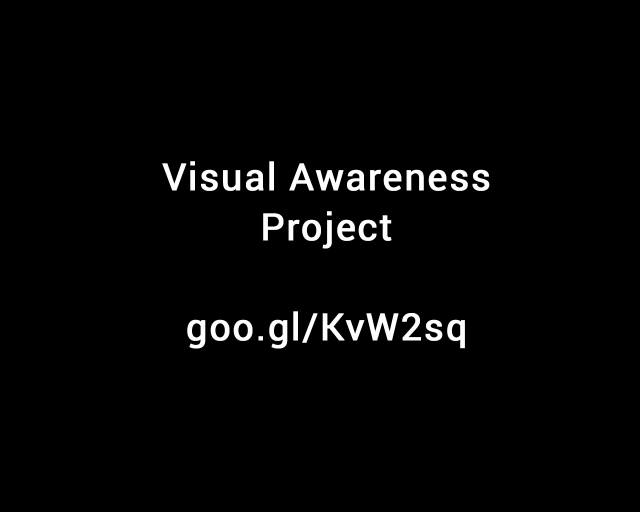
#> input picture pishow/src/cv/splash.jpg, 1280 x 1024 px (shown at 1/2 size)
$ python -i pishow-mog2-06.py   (imports and definitions only)
#> lines starting #> are read from the running program, lines starting #| are printed output that depends on the picture; after the words box and inside, x2 and y2 are one past the last pixel; in counts of white or black regions, pixels touching at a corner belong together
#> further down, picture is the input picture: shape (1024, 1280, 3); min 0, max 255, mean 5.8
#!/usr/bin/env python

# this one's just here to show what the original (subsampled) looks like when
# blurred -- we want to make sure people cannot be identified when this one
# shows

import math
import cv2
import pishow
import numpy

BLUR_SIZE = 11
RESIZE_FACTOR = 0.5
FGBG = cv2.createBackgroundSubtractorMOG2()

def callback(frame):
    small = cv2.resize(frame, (0, 0), fx=RESIZE_FACTOR, fy=RESIZE_FACTOR)
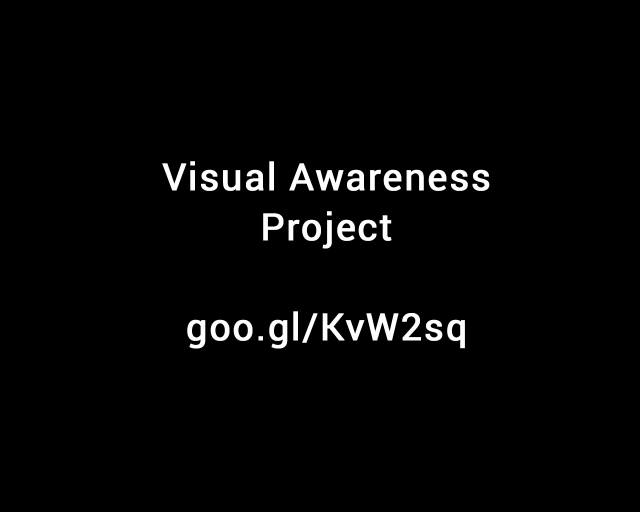
#> small: shape (512, 640, 3); min 0, max 255, mean 5.8
    small_blurred = cv2.GaussianBlur(small, (BLUR_SIZE, BLUR_SIZE), 0)
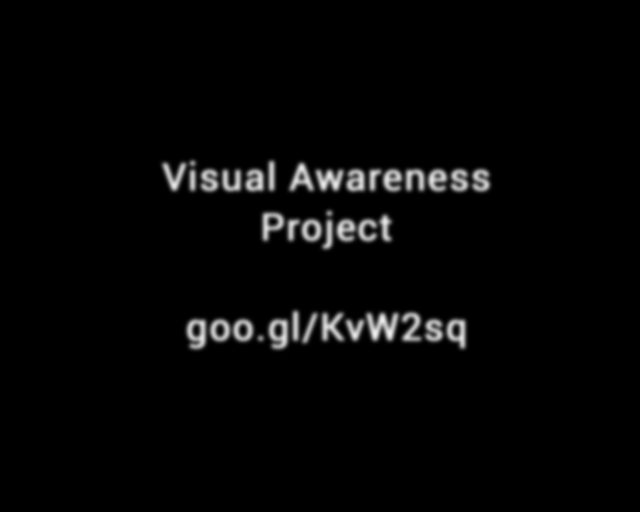
#> small_blurred: shape (512, 640, 3); min 0, max 238, mean 5.8
    gray_blurred = cv2.cvtColor(small_blurred, cv2.COLOR_BGR2GRAY)
    min_val, max_val, min_loc, max_loc = cv2.minMaxLoc(gray_blurred)
#> min_val = 0; max_val = 238; min_loc = (0, 0); max_loc = (375, 333)
    gray_blurred = (gray_blurred-min_val)/(max_val-min_val)
    mask = FGBG.apply(255*gray_blurred)
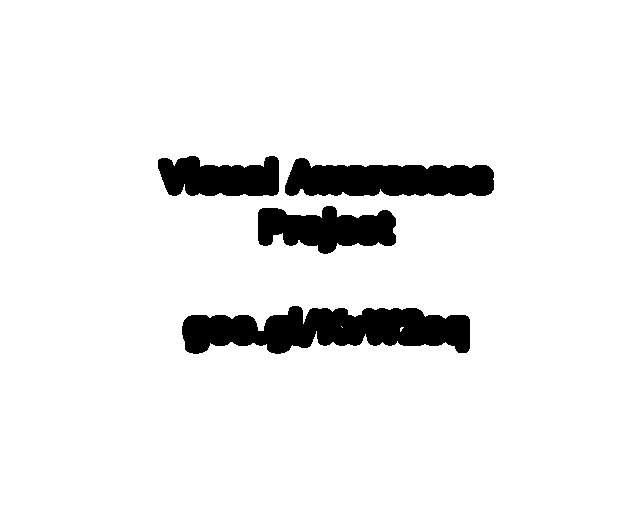
#> mask: shape (512, 640); values 127 (black) and 255 (white), 92.7% white; 4 black regions, box (x1, y1, x2, y2) and area: (182, 306, 470, 354) 9440, (285, 158, 494, 196) 6115, (258, 206, 396, 254) 4438, (158, 156, 279, 196) 3831
    neg_mask = cv2.bitwise_not(mask)
    bgimg = cv2.bitwise_and(small, small, mask = neg_mask)
    fgimg = cv2.bitwise_and(small_blurred, small_blurred, mask = mask)
    return cv2.bitwise_or(bgimg, fgimg)
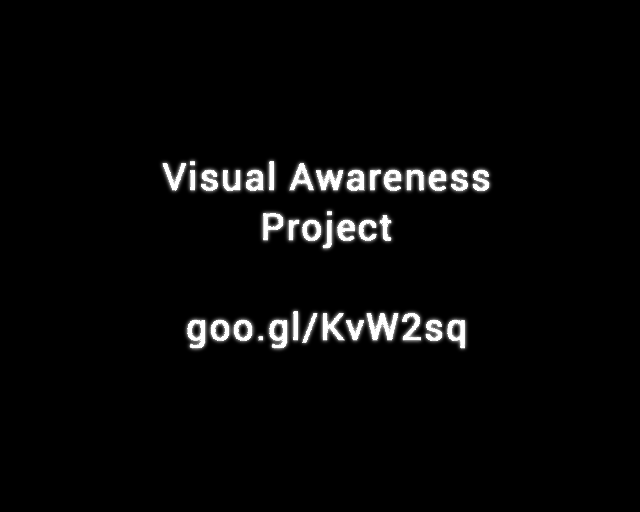
#> returned value: shape (512, 640, 3); min 0, max 255, mean 7.8

# [2 lines not run here, left out]

>>> import cv2
>>> picture = cv2.imread('splash.jpg')
>>> result = callback(picture)
